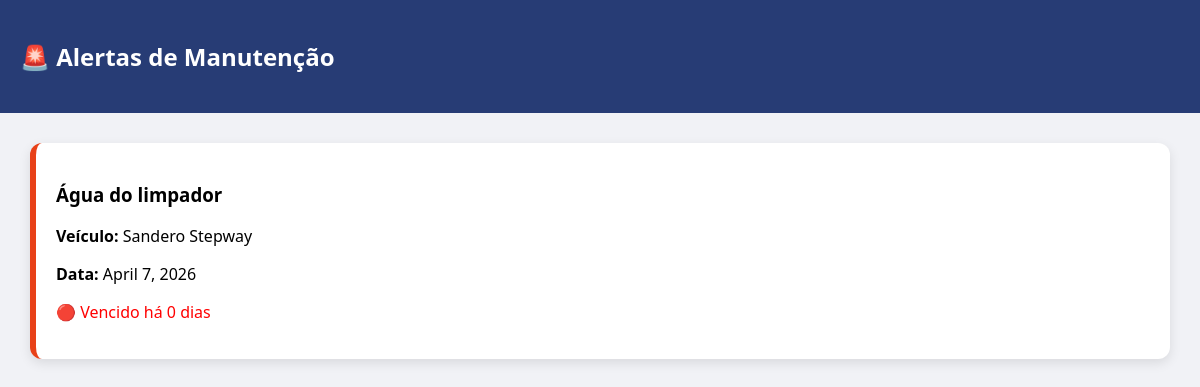
Screenshot of /alertas/ (signed in) with the database file from the repository.
### core/models.py (models this page shows, shortened)
class Veiculo(models.Model):
    usuario = models.ForeignKey(User, on_delete=models.CASCADE)
    modelo = models.CharField(max_length=100)
    ano = models.IntegerField()
    km_atual = models.IntegerField()

class TipoManutencao(models.Model):
    nome = models.CharField(max_length=100)
    categoria = models.ForeignKey(Categoria, on_delete=models.CASCADE)
    frequencia_dias = models.IntegerField(null=True, blank=True)
    frequencia_km = models.IntegerField(null=True, blank=True)

### core/views.py (the view)
# urls.py: path('alertas/', alertas, name='alertas'),
@login_required
def alertas(request):
    veiculos = Veiculo.objects.filter(usuario=request.user)
    tipos = TipoManutencao.objects.all()
    hoje = timezone.now().date()
    lista_alertas = []
    for veiculo in veiculos:
        for tipo in tipos:
            ultima = Manutencao.ultima_manutencao(veiculo, tipo)
            if not ultima:
                continue
            proxima_data = ultima.proxima_data()
            if not proxima_data:
                continue
            dias = (proxima_data - hoje).days
            dias_exibicao = abs(dias)
            if dias <= 0:
                nivel = "vencido"
            elif dias <= 7:
                nivel = "proximo"
            else:
                continue  # ignora ok
            lista_alertas.append({
             "veiculo": veiculo,
             "tipo": tipo,
             "proxima_data": proxima_data,
             "dias": dias,
             "dias_exibicao": dias_exibicao,
             "nivel": nivel
})
    lista_alertas = sorted(lista_alertas, key=lambda x: x["dias"])
    return render(request, "alertas.html", {
        "alertas": lista_alertas
    })

### core/models.py (called while the page is built)
    def proxima_data(self):
        if self.tipo.frequencia_dias:
            return self.data + timedelta(days=self.tipo.frequencia_dias)
        return None

    @classmethod
    def ultima_manutencao(cls, veiculo, tipo):
        return cls.objects.filter(
            veiculo=veiculo,
            tipo=tipo
        ).order_by('-data').first()

### templates/alertas.html (shortened to what this page needs)
<!DOCTYPE html>
<html>
<head>
</head>
<body>
<div class="header">
    <h2>🚨 Alertas de Manutenção</h2>
</div>
<div class="container">
    {% if alertas %}
        {% for a in alertas %}
            <div class="card {{ a.nivel }}">
                <h3>{{ a.tipo.nome }}</h3>
                <p><b>Veículo:</b> {{ a.veiculo.modelo }}</p>
                <p><b>Data:</b> {{ a.proxima_data }}</p>
                {% if a.nivel == "vencido" %}
                    <p style="color:red;">🔴 Vencido há {{ a.dias_exibicao }} dias</p>
                {% else %}
                    <p style="color:orange;">🟡 Vence em {{ a.dias }} dias</p>
                {% endif %}
            </div>
        {% endfor %}
    {% else %}
        <p>🎉 Nenhuma manutenção crítica!</p>
    {% endif %}
</div>
</body>
</html>

### templates/alertas.html (style rules this page uses)
body { font-family: 'Segoe UI', Arial; background: #f1f2f6; margin: 0; }
.header { background: #273c75; color: white; padding: 20px; }
.container { padding: 30px; }
.card { background: white; padding: 20px; border-radius: 12px; margin-bottom: 15px; box-shadow: 0 4px 12px rgba(0,0,0,0.1); }
.vencido { border-left: 6px solid #e84118; }

### rows the page displays
Veiculo: tipo.nome "Água do limpador", veiculo.modelo "Sandero Stepway", proxima_data "April 7, 2026", dias_exibicao "0"
